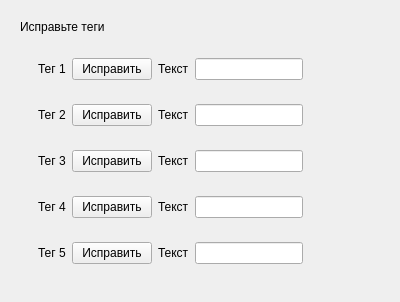
<?xml version="1.0" encoding="UTF-8"?>
<ui version="4.0">
 <class>Form</class>
 <widget class="QWidget" name="Form">
  <property name="geometry">
   <rect>
    <x>0</x>
    <y>0</y>
    <width>400</width>
    <height>302</height>
   </rect>
  </property>
  <property name="windowTitle">
   <string>Form</string>
  </property>
  <layout class="QVBoxLayout" name="verticalLayout">
   <item>
    <widget class="QWidget" name="centralWidt" native="true">
     <layout class="QVBoxLayout" name="verticalLayout_3">
      <item>
       <widget class="QLabel" name="correct_tags_label">
        <property name="sizePolicy">
         <sizepolicy hsizetype="Fixed" vsizetype="Fixed">
          <horstretch>0</horstretch>
          <verstretch>0</verstretch>
         </sizepolicy>
        </property>
        <property name="text">
         <string>Исправьте теги</string>
        </property>
       </widget>
      </item>
      <item>
       <widget class="QWidget" name="in_widget" native="true">
        <layout class="QVBoxLayout" name="verticalLayout_2">
         <item>
          <widget class="QWidget" name="correctWidtget" native="true">
           <property name="sizePolicy">
            <sizepolicy hsizetype="Fixed" vsizetype="Fixed">
             <horstretch>0</horstretch>
             <verstretch>0</verstretch>
            </sizepolicy>
           </property>
           <layout class="QHBoxLayout" name="horizontalLayout">
            <item>
             <widget class="QLabel" name="label">
              <property name="text">
               <string>Тег 1</string>
              </property>
             </widget>
            </item>
            <item>
             <widget class="QPushButton" name="pushButton">
              <property name="text">
               <string>Исправить</string>
              </property>
             </widget>
            </item>
            <item>
             <widget class="QLabel" name="textToChangeLabel">
              <property name="text">
               <string>Текст</string>
              </property>
             </widget>
            </item>
            <item>
             <widget class="QLineEdit" name="lineEdit"/>
            </item>
           </layout>
          </widget>
         </item>
         <item>
          <widget class="QWidget" name="correctWidtget_3" native="true">
           <property name="sizePolicy">
            <sizepolicy hsizetype="Fixed" vsizetype="Fixed">
             <horstretch>0</horstretch>
             <verstretch>0</verstretch>
            </sizepolicy>
           </property>
           <layout class="QHBoxLayout" name="horizontalLayout_7">
            <item>
             <widget class="QLabel" name="label_7">
              <property name="text">
               <string>Тег 2</string>
              </property>
             </widget>
            </item>
            <item>
             <widget class="QPushButton" name="pushButton_7">
              <property name="text">
               <string>Исправить</string>
              </property>
             </widget>
            </item>
            <item>
             <widget class="QLabel" name="textToChangeLabel_7">
              <property name="text">
               <string>Текст</string>
              </property>
             </widget>
            </item>
            <item>
             <widget class="QLineEdit" name="lineEdit_7"/>
            </item>
           </layout>
          </widget>
         </item>
         <item>
          <widget class="QWidget" name="correctWidtget_5" native="true">
           <property name="sizePolicy">
            <sizepolicy hsizetype="Fixed" vsizetype="Fixed">
             <horstretch>0</horstretch>
             <verstretch>0</verstretch>
            </sizepolicy>
           </property>
           <layout class="QHBoxLayout" name="horizontalLayout_9">
            <item>
             <widget class="QLabel" name="label_9">
              <property name="text">
               <string>Тег 3</string>
              </property>
             </widget>
            </item>
            <item>
             <widget class="QPushButton" name="pushButton_9">
              <property name="text">
               <string>Исправить</string>
              </property>
             </widget>
            </item>
            <item>
             <widget class="QLabel" name="textToChangeLabel_9">
              <property name="text">
               <string>Текст</string>
              </property>
             </widget>
            </item>
            <item>
             <widget class="QLineEdit" name="lineEdit_9"/>
            </item>
           </layout>
          </widget>
         </item>
         <item>
          <widget class="QWidget" name="correctWidtget_4" native="true">
           <property name="sizePolicy">
            <sizepolicy hsizetype="Fixed" vsizetype="Fixed">
             <horstretch>0</horstretch>
             <verstretch>0</verstretch>
            </sizepolicy>
           </property>
           <layout class="QHBoxLayout" name="horizontalLayout_8">
            <item>
             <widget class="QLabel" name="label_8">
              <property name="text">
               <string>Тег 4</string>
              </property>
             </widget>
            </item>
            <item>
             <widget class="QPushButton" name="pushButton_8">
              <property name="text">
               <string>Исправить</string>
              </property>
             </widget>
            </item>
            <item>
             <widget class="QLabel" name="textToChangeLabel_8">
              <property name="text">
               <string>Текст</string>
              </property>
             </widget>
            </item>
            <item>
             <widget class="QLineEdit" name="lineEdit_8"/>
            </item>
           </layout>
          </widget>
         </item>
         <item>
          <widget class="QWidget" name="correctWidtget_2" native="true">
           <property name="sizePolicy">
            <sizepolicy hsizetype="Fixed" vsizetype="Fixed">
             <horstretch>0</horstretch>
             <verstretch>0</verstretch>
            </sizepolicy>
           </property>
           <layout class="QHBoxLayout" name="horizontalLayout_6">
            <item>
             <widget class="QLabel" name="label_6">
              <property name="text">
               <string>Тег 5</string>
              </property>
             </widget>
            </item>
            <item>
             <widget class="QPushButton" name="pushButton_6">
              <property name="text">
               <string>Исправить</string>
              </property>
             </widget>
            </item>
            <item>
             <widget class="QLabel" name="textToChangeLabel_6">
              <property name="text">
               <string>Текст</string>
              </property>
             </widget>
            </item>
            <item>
             <widget class="QLineEdit" name="lineEdit_6"/>
            </item>
           </layout>
          </widget>
         </item>
        </layout>
       </widget>
      </item>
     </layout>
    </widget>
   </item>
  </layout>
 </widget>
 <resources/>
 <connections/>
</ui>
